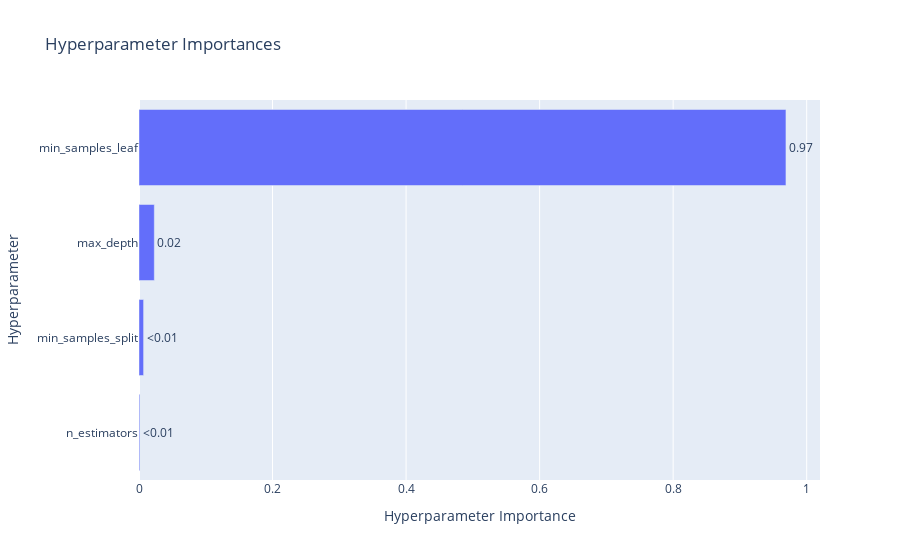

The notebook cell this image was saved under:
### Code cell
# Visualize the importance of each hyperparameter based on the Optuna study.
# This plot helps to understand which hyperparameters most significantly impact the objective function.

optuna.visualization.plot_param_importances(study)

### Figure 1 — Plotly figure (JSON) as saved in the notebook; plotly's stock layout.template omitted (floating-point values rounded to 4 significant figures)
{"data": [{"cliponaxis": false, "hovertemplate": ["n_estimators (IntDistribution): 0.0012378672383154812<extra></extra>", "min_samples_split (IntDistribution): 0.006880838932498729<extra></extra>", "max_depth (IntDistribution): 0.022945358313259907<extra></extra>", "min_samples_leaf (IntDistribution): 0.9689359355159259<extra></extra>"], "name": "Objective Value", "orientation": "h", "text": ["<0.01", "<0.01", "0.02", "0.97"], "textposition": "outside", "type": "bar", "x": [0.001238, 0.006881, 0.02295, 0.9689], "y": ["n_estimators", "min_samples_split", "max_depth", "min_samples_leaf"]}], "layout": {"title": {"text": "Hyperparameter Importances"}, "xaxis": {"title": {"text": "Hyperparameter Importance"}}, "yaxis": {"title": {"text": "Hyperparameter"}}}}
